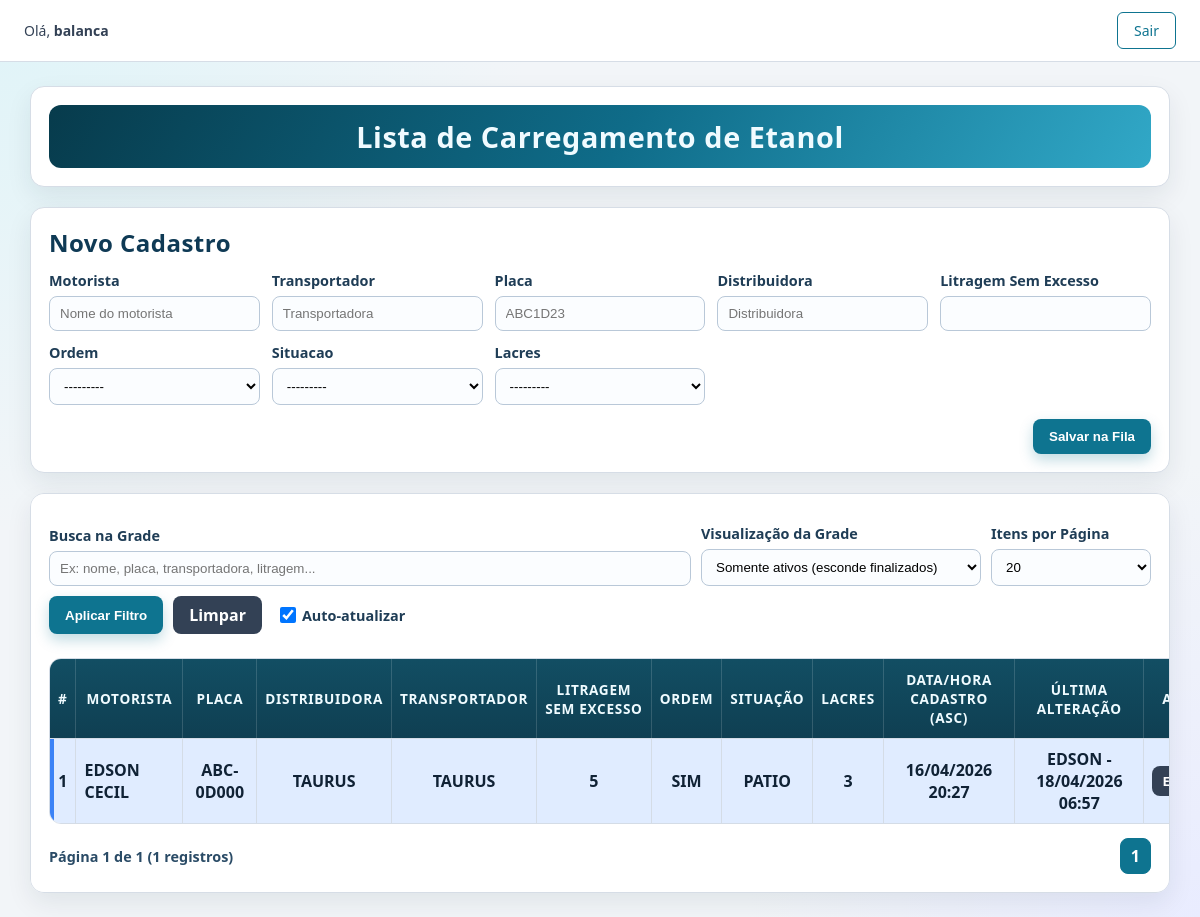
The app's page / (signed in) with its own data.
### core/models.py (models this page shows, shortened)
class Carregamento(models.Model):
    ORDEM_CHOICES = [
        ("SIM", "SIM"),
        ("NÃO TEM", "NÃO TEM"),
    ]
    SITUACAO_CHOICES = [
        ("FINALIZADO", "Finalizado"),
        ("CARREGANDO", "Carregando"),
        ("PATIO", "Patio"),
    ]
    LACRE_CHOICES = [
        ("3", "3"),
        ("6", "6"),
        ("12", "12"),
        ("15", "15"),
        ("18", "18"),
        ("21", "21"),
        ("24", "24"),
        ("26", "26"),
        ("27", "27"),
        ("28", "28"),
        ("30", "30"),
    ]
    motorista = models.CharField("motorista", max_length=100)
    placa = models.CharField("placa", max_length=10)
    distribuidora = models.CharField("distribuidora", max_length=50)
    transportador = models.CharField("transportador", max_length=50)
    litragem_sem_excesso = models.IntegerField("litragem sem excesso")
    ordem = models.CharField("ordem", max_length=10, choices=ORDEM_CHOICES)
    situacao = models.CharField("situacao", max_length=20, choices=SITUACAO_CHOICES)
    lacres = models.CharField("lacres", max_length=10, choices=LACRE_CHOICES)
    data_hora_cadastro = models.DateTimeField("data/hora cadastro", default=timezone.now, editable=False)
    alterado_por = models.CharField("alterado por", max_length=150, blank=True, default="")
    data_hora_alteracao = models.DateTimeField("data/hora alteração", null=True, blank=True)
    class Meta:
        verbose_name = "carregamento"
        verbose_name_plural = "carregamentos"
        ordering = ["id"]

### core/views.py (the view)
# urls.py: path("", fila_carregamento, name="fila_carregamento"),
@login_required
def fila_carregamento(request):
    status_filtro = _sanitize_status_filter(request.GET.get("status", "ATIVOS"))
    busca = request.GET.get("q", "").strip()
    sort_by = _sanitize_sort_by(request.GET.get("sort", "cadastro"))
    sort_dir = _sanitize_sort_dir(request.GET.get("dir", "asc"))
    per_page = _sanitize_per_page(request.GET.get("per_page", "20"))
    page = request.GET.get("page", "1")
    if request.method == "POST":
        status_filtro = _sanitize_status_filter(request.POST.get("status_filtro", "ATIVOS"))
        busca = request.POST.get("busca", "").strip()
        sort_by = _sanitize_sort_by(request.POST.get("sort_by", "cadastro"))
        sort_dir = _sanitize_sort_dir(request.POST.get("sort_dir", "asc"))
        per_page = _sanitize_per_page(request.POST.get("per_page", "20"))
        page = request.POST.get("page", "1")
        form = CarregamentoForm(request.POST)
        if form.is_valid():
            carregamento = form.save(commit=False)
            carregamento.alterado_por = str(request.user)
            carregamento.data_hora_alteracao = timezone.now()
            carregamento.save()
            messages.success(
                request,
                f"Carregamento de {carregamento.motorista} ({carregamento.placa}) cadastrado com sucesso.",
            )
            if request.headers.get("X-Requested-With") == "XMLHttpRequest":
                return JsonResponse({"success": True, "message": f"Carregamento de {carregamento.motorista} ({carregamento.placa}) cadastrado com sucesso."})
            query_string = _build_query_string(status_filtro, busca, sort_by, sort_dir, per_page, page)
            return redirect(f"{reverse('fila_carregamento')}?{query_string}")
    else:
        form = CarregamentoForm()
    return _render_fila(
        request,
        form,
        status_filtro=status_filtro,
        busca=busca,
        sort_by=sort_by,
        sort_dir=sort_dir,
        per_page=per_page,
        page=page,
    )

### core/templates/core/fila_carregamento.html (shortened to what this page needs)
<!DOCTYPE html>
<html lang="pt-BR">
<head>
</head>
<body>
    <header style="display:flex; justify-content:space-between; align-items:center; padding:12px 24px; background:var(--card); border-bottom:1px solid var(--line);">
        <span style="font-size:14px; color:var(--secondary);">Olá, <strong>{{ user.username }}</strong></span>
        <a href="{% url 'logout' %}" style="color:var(--primary); text-decoration:none; font-size:14px; padding:8px 16px; border:1px solid var(--primary); border-radius:6px;">Sair</a>
    </header>
    <main class="container">
        <section class="card">
            <h1>Lista de Carregamento de Etanol</h1>
        </section>
        <section class="card">
            <h2 id="form-title">{% if carregamento_em_edicao %}Editar Registro{% else %}Novo Cadastro{% endif %}</h2>
            <form method="post" id="cadastro-form" action="{% if carregamento_em_edicao %}{% url 'editar_carregamento' carregamento_em_edicao.id %}?{{ query_string }}{% else %}{% url 'fila_carregamento' %}{% endif %}" novalidate>
                <div class="form-grid">
                    {% for field in form %}
                        <div class="field">
                            <label for="{{ field.id_for_label }}">{{ field.label|title }}</label>
                            {{ field }}
                        </div>
                    {% endfor %}
                </div>
                <div class="button-row">
                    {% if carregamento_em_edicao %}
                        <a class="btn-secondary" href="{% url 'fila_carregamento' %}?{{ query_string }}" id="btn-cancelar">Cancelar</a>
                        <button class="btn" type="submit" id="btn-atualizar">Atualizar Registro</button>
                    {% else %}
                        <button class="btn" type="submit" id="btn-salvar">Salvar na Fila</button>
                    {% endif %}
                </div>
            </form>
</section>
        <section class="card table-wrap" id="tabela-section">
            <form method="get" class="filter-row" id="filter-form">
                <div class="field search-box">
                    <label for="q">Busca na Grade</label>
                    <input id="q" name="q" type="text" value="{{ busca }}" placeholder="Ex: nome, placa, transportadora, litragem...">
                </div>
                <div class="field" style="min-width: 280px;">
                    <label for="status">Visualização da Grade</label>
                    <select id="status" name="status">
                        {% for value, label in status_filter_options %}
                            <option value="{{ value }}" {% if status_filtro == value %}selected{% endif %}>{{ label }}</option>
                        {% endfor %}
                    </select>
                </div>
                <div class="field" style="min-width: 160px;">
                    <label for="per_page">Itens por Página</label>
                    <select id="per_page" name="per_page">
                        {% for opt in per_page_options %}
                            <option value="{{ opt }}" {% if per_page == opt %}selected{% endif %}>{{ opt }}</option>
                        {% endfor %}
                    </select>
                </div>
                <div style="display: flex; align-items: center; gap: 10px;">
                    <button class="btn" type="submit" style="height: 38px; display: flex; align-items: center; justify-content: center; box-sizing: border-box;">Aplicar Filtro</button>
                    <a class="btn-secondary" href="{% url 'fila_carregamento' %}?status=ATIVOS&sort=cadastro&dir=asc&per_page=20" style="height: 38px; display: flex; align-items: center; justify-content: center; box-sizing: border-box;">Limpar</a>
                    <div style="display: flex; align-items: center; gap: 6px; margin-left: 8px; height: 38px;">
                        <input type="checkbox" id="auto_refresh" checked style="width: 16px; height: 16px; margin: 0; cursor: pointer;">
                        <label for="auto_refresh" style="margin: 0; font-size: 0.9rem; font-weight: 600; color: #1f3d56; cursor: pointer;">Auto-atualizar</label>
                    </div>
                </div>
            </form>
            <div id="tabela-container">
                {% include "core/_tabela_carregamentos.html" %}
            </div>
        </section>
    </main>
</body>
</html>

### core/templates/core/_tabela_carregamentos.html (shortened to what this page needs)
<table>
    <thead>
        <tr>
            <th>#</th>
            <th><a href="?{{ sort_links.motorista }}">Motorista{% if sort_by == 'motorista' %} ({{ sort_dir|upper }}){% endif %}</a></th>
            <th><a href="?{{ sort_links.placa }}">Placa{% if sort_by == 'placa' %} ({{ sort_dir|upper }}){% endif %}</a></th>
            <th><a href="?{{ sort_links.distribuidora }}">Distribuidora{% if sort_by == 'distribuidora' %} ({{ sort_dir|upper }}){% endif %}</a></th>
            <th><a href="?{{ sort_links.transportador }}">Transportador{% if sort_by == 'transportador' %} ({{ sort_dir|upper }}){% endif %}</a></th>
            <th><a href="?{{ sort_links.litragem }}">Litragem sem excesso{% if sort_by == 'litragem' %} ({{ sort_dir|upper }}){% endif %}</a></th>
            <th><a href="?{{ sort_links.ordem }}">Ordem{% if sort_by == 'ordem' %} ({{ sort_dir|upper }}){% endif %}</a></th>
            <th><a href="?{{ sort_links.situacao }}">Situação{% if sort_by == 'situacao' %} ({{ sort_dir|upper }}){% endif %}</a></th>
            <th><a href="?{{ sort_links.lacres }}">Lacres{% if sort_by == 'lacres' %} ({{ sort_dir|upper }}){% endif %}</a></th>
            <th><a href="?{{ sort_links.cadastro }}">DATA/HORA CADASTRO{% if sort_by == 'cadastro' %} ({{ sort_dir|upper }}){% endif %}</a></th>
            <th>ÚLTIMA ALTERAÇÃO</th>
            <th>Ações</th>
        </tr>
    </thead>
    <tbody class="tabela-corpo">
        {% for carregamento in carregamentos %}
            <tr class="status-{{ carregamento.situacao|lower }}">
                <td>{{ page_obj.start_index|add:forloop.counter0 }}</td>
                <td class="left">{{ carregamento.motorista }}</td>
                <td>{{ carregamento.placa|upper }}</td>
                <td>{{ carregamento.distribuidora }}</td>
                <td>{{ carregamento.transportador }}</td>
                <td>{{ carregamento.litragem_sem_excesso }}</td>
                <td>{{ carregamento.ordem }}</td>
                <td>{{ carregamento.get_situacao_display }}</td>
                <td>{{ carregamento.lacres }}</td>
                <td class="data">{{ carregamento.data_hora_cadastro|date:"d/m/Y H:i" }}</td>
                <td class="data">
                    {% if carregamento.alterado_por and carregamento.data_hora_alteracao %}
                        {{ carregamento.alterado_por|upper }} - {{ carregamento.data_hora_alteracao|date:"d/m/Y H:i" }}
                    {% else %}
                        -
                    {% endif %}
                </td>
                <td>
                    <a class="btn-secondary btn-small" href="{% url 'editar_carregamento' carregamento.id %}?{{ query_string }}">Editar</a>
                </td>
            </tr>
        {% empty %}
            <tr>
                <td colspan="12">Nenhum carregamento encontrado com este filtro.</td>
            </tr>
        {% endfor %}
    </tbody>
</table>
<div class="pagination">
    <span class="page-info">Página {{ page_obj.number }} de {{ page_obj.paginator.num_pages }} ({{ page_obj.paginator.count }} registros)</span>
    <div class="pagination-links">
        {% for p in page_obj.paginator.page_range %}
            {% if p == page_obj.number %}
                <span class="page-link active">{{ p }}</span>
            {% elif p >= page_obj.number|add:"-2" and p <= page_obj.number|add:"2" %}
                <a class="page-link" href="?{{ base_query_string }}&page={{ p }}">{{ p }}</a>
            {% endif %}
        {% endfor %}
    </div>
</div>

### records on screen
Carregamento: start_index|add "1", motorista "EDSON CECIL", placa "ABC-0D000", distribuidora "TAURUS", transportador "TAURUS", litragem_sem_excesso "5", ordem "SIM", situacao "PATIO", lacres "3", data_hora_cadastro "16/04/2026 20:27", alterado_por "EDSON", data_hora_alteracao "18/04/2026 06:57"

### other values on screen
{{ user.username }} "balanca"
{{ field.label|title }} "Motorista" "Transportador" "Placa" "Distribuidora" "Litragem Sem Excesso" "Ordem" "Situacao" "Lacres"
{{ sort_dir|upper }} "ASC"
{{ page_obj.number }} "1"
{{ page_obj.paginator.num_pages }} "1"
{{ page_obj.paginator.count }} "1"
{{ p }} "1"
form field status "Somente ativos (esconde finalizados)"
form field per_page "20"
